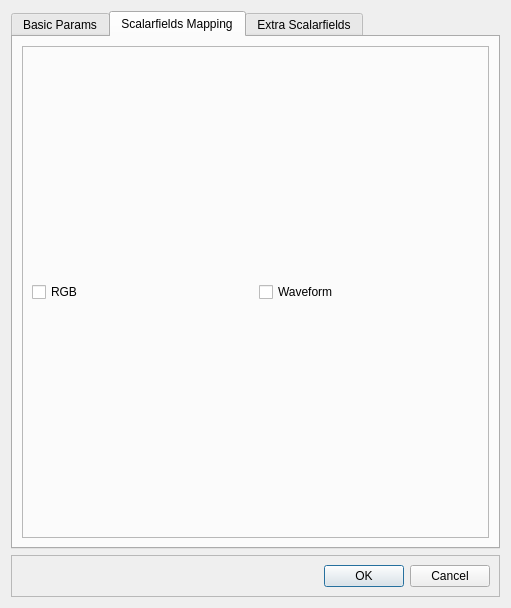
<?xml version="1.0" encoding="UTF-8"?>
<ui version="4.0">
    <class>LASSaveDialog</class>
    <widget class="QDialog" name="LASSaveDialog">
        <property name="geometry">
            <rect>
                <x>0</x>
                <y>0</y>
                <width>511</width>
                <height>608</height>
            </rect>
        </property>
        <property name="windowTitle">
            <string>LAS Save Options</string>
        </property>
        <layout class="QVBoxLayout" name="verticalLayout_4">
            <item>
                <widget class="QTabWidget" name="tabWidget">
                    <property name="currentIndex">
                        <number>1</number>
                    </property>
                    <widget class="QWidget" name="basicParamTab">
                        <attribute name="title">
                            <string>Basic Params</string>
                        </attribute>
                        <layout class="QVBoxLayout" name="verticalLayout_3">
                            <item>
                                <widget class="QFrame" name="optionFrame">
                                    <property name="frameShape">
                                        <enum>QFrame::StyledPanel</enum>
                                    </property>
                                    <property name="frameShadow">
                                        <enum>QFrame::Raised</enum>
                                    </property>
                                    <layout class="QVBoxLayout" name="verticalLayout">
                                        <item>
                                            <layout class="QHBoxLayout" name="horizontalLayout_4">
                                                <item>
                                                    <widget class="QLabel" name="label">
                                                        <property name="text">
                                                            <string>Version</string>
                                                        </property>
                                                    </widget>
                                                </item>
                                                <item>
                                                    <widget class="QComboBox" name="versionComboBox"/>
                                                </item>
                                            </layout>
                                        </item>
                                        <item>
                                            <layout class="QHBoxLayout" name="horizontalLayout_3">
                                                <item>
                                                    <widget class="QLabel" name="label_2">
                                                        <property name="text">
                                                            <string>Point Fornat</string>
                                                        </property>
                                                    </widget>
                                                </item>
                                                <item>
                                                    <widget class="QComboBox" name="pointFormatComboBox"/>
                                                </item>
                                            </layout>
                                        </item>
                                    </layout>
                                </widget>
                            </item>
                            <item>
                                <widget class="QFrame" name="frame">
                                    <property name="frameShape">
                                        <enum>QFrame::StyledPanel</enum>
                                    </property>
                                    <property name="frameShadow">
                                        <enum>QFrame::Raised</enum>
                                    </property>
                                    <layout class="QVBoxLayout" name="verticalLayout_5">
                                        <item>
                                            <widget class="QLabel" name="label_4">
                                                <property name="text">
                                                    <string>Choose the output LAS/LAZ scale/resolution:
                                                    </string>
                                                </property>
                                            </widget>
                                        </item>
                                        <item>
                                            <layout class="QHBoxLayout" name="horizontalLayout_12">
                                                <item>
                                                    <widget class="QRadioButton" name="bestRadioButton_2">
                                                        <property name="text">
                                                            <string>Optimal resolution</string>
                                                        </property>
                                                    </widget>
                                                </item>
                                                <item>
                                                    <widget class="QLabel" name="bestAccuracyLabel_2">
                                                        <property name="text">
                                                            <string notr="true">(0,0,0)</string>
                                                        </property>
                                                    </widget>
                                                </item>
                                                <item>
                                                    <spacer name="horizontalSpacer_10">
                                                        <property name="orientation">
                                                            <enum>Qt::Horizontal</enum>
                                                        </property>
                                                        <property name="sizeHint" stdset="0">
                                                            <size>
                                                                <width>40</width>
                                                                <height>20</height>
                                                            </size>
                                                        </property>
                                                    </spacer>
                                                </item>
                                            </layout>
                                        </item>
                                        <item>
                                            <widget class="QLabel" name="labelOptimal">
                                                <property name="font">
                                                    <font>
                                                        <italic>true</italic>
                                                    </font>
                                                </property>
                                                <property name="toolTip">
                                                    <string>Ensures optimal accuracy (up to 10^-7
                                                        absolute)
                                                    </string>
                                                </property>
                                                <property name="text">
                                                    <string>may decrease LAZ compression efficiency</string>
                                                </property>
                                            </widget>
                                        </item>
                                        <item>
                                            <layout class="QHBoxLayout" name="horizontalLayout_10">
                                                <item>
                                                    <widget class="QRadioButton" name="origRadioButton_2">
                                                        <property name="text">
                                                            <string>Original resolution</string>
                                                        </property>
                                                        <property name="checkable">
                                                            <bool>true</bool>
                                                        </property>
                                                        <property name="checked">
                                                            <bool>true</bool>
                                                        </property>
                                                    </widget>
                                                </item>
                                                <item>
                                                    <widget class="QLabel" name="origAccuracyLabel_2">
                                                        <property name="text">
                                                            <string>(0,0,0)</string>
                                                        </property>
                                                    </widget>
                                                </item>
                                                <item>
                                                    <spacer name="horizontalSpacer_8">
                                                        <property name="orientation">
                                                            <enum>Qt::Horizontal</enum>
                                                        </property>
                                                        <property name="sizeHint" stdset="0">
                                                            <size>
                                                                <width>40</width>
                                                                <height>20</height>
                                                            </size>
                                                        </property>
                                                    </spacer>
                                                </item>
                                            </layout>
                                        </item>
                                        <item>
                                            <widget class="QLabel" name="labelOriginal">
                                                <property name="font">
                                                    <font>
                                                        <italic>true</italic>
                                                    </font>
                                                </property>
                                                <property name="text">
                                                    <string>might not preserve data accuracy
                                                        (especially if you have transformed the original
                                                        data)
                                                    </string>
                                                </property>
                                            </widget>
                                        </item>
                                        <item>
                                            <layout class="QHBoxLayout" name="horizontalLayout_11">
                                                <item>
                                                    <widget class="QRadioButton" name="customRadioButton_2">
                                                        <property name="text">
                                                            <string>Custom resolution</string>
                                                        </property>
                                                    </widget>
                                                </item>
                                                <item>
                                                    <widget class="QDoubleSpinBox" name="customScaleDoubleSpinBox_2">
                                                        <property name="enabled">
                                                            <bool>false</bool>
                                                        </property>
                                                        <property name="decimals">
                                                            <number>8</number>
                                                        </property>
                                                        <property name="minimum">
                                                            <double>0.000000000000000</double>
                                                        </property>
                                                        <property name="maximum">
                                                            <double>1.000000000000000</double>
                                                        </property>
                                                        <property name="singleStep">
                                                            <double>0.001000000000000</double>
                                                        </property>
                                                        <property name="value">
                                                            <double>0.001000000000000</double>
                                                        </property>
                                                    </widget>
                                                </item>
                                                <item>
                                                    <spacer name="horizontalSpacer_9">
                                                        <property name="orientation">
                                                            <enum>Qt::Horizontal</enum>
                                                        </property>
                                                        <property name="sizeHint" stdset="0">
                                                            <size>
                                                                <width>40</width>
                                                                <height>20</height>
                                                            </size>
                                                        </property>
                                                    </spacer>
                                                </item>
                                            </layout>
                                        </item>
                                        <item>
                                            <layout class="QHBoxLayout" name="horizontalLayout_13"/>
                                        </item>
                                        <item>
                                            <widget class="QLabel" name="labelCustom">
                                                <property name="font">
                                                    <font>
                                                        <italic>true</italic>
                                                    </font>
                                                </property>
                                                <property name="text">
                                                    <string>bigger scale = best LAZ compression = lower
                                                        resolution(*)
                                                    </string>
                                                </property>
                                            </widget>
                                        </item>
                                        <item>
                                            <widget class="QLabel" name="label_5">
                                                <property name="font">
                                                    <font>
                                                        <italic>true</italic>
                                                    </font>
                                                </property>
                                                <property name="styleSheet">
                                                    <string notr="true">color: red;</string>
                                                </property>
                                                <property name="text">
                                                    <string>(*) potential accuracy loss if chosen too low
                                                    </string>
                                                </property>
                                            </widget>
                                        </item>
                                        <item>
                                            <spacer name="verticalSpacer">
                                                <property name="orientation">
                                                    <enum>Qt::Vertical</enum>
                                                </property>
                                                <property name="sizeHint" stdset="0">
                                                    <size>
                                                        <width>20</width>
                                                        <height>40</height>
                                                    </size>
                                                </property>
                                            </spacer>
                                        </item>
                                    </layout>
                                </widget>
                            </item>
                        </layout>
                    </widget>
                    <widget class="QWidget" name="scalarFieldsMappingTab">
                        <attribute name="title">
                            <string>Scalarfields Mapping</string>
                        </attribute>
                        <attribute name="whatsThis">
                            <string>Select for each LAS dimension, the PointColoud Scalarfield to use</string>
                        </attribute>
                        <layout class="QVBoxLayout" name="verticalLayout_6">
                            <item>
                                <layout class="QFormLayout" name="scalarFieldFormLayout"/>
                            </item>
                            <item>
                                <widget class="QFrame" name="specialScalarFieldFrame">
                                    <property name="frameShape">
                                        <enum>QFrame::StyledPanel</enum>
                                    </property>
                                    <property name="frameShadow">
                                        <enum>QFrame::Raised</enum>
                                    </property>
                                    <layout class="QHBoxLayout" name="horizontalLayout_5">
                                        <item>
                                            <widget class="QCheckBox" name="rgbCheckBox">
                                                <property name="text">
                                                    <string>RGB</string>
                                                </property>
                                            </widget>
                                        </item>
                                        <item>
                                            <widget class="QCheckBox" name="waveformCheckBox">
                                                <property name="text">
                                                    <string>Waveform</string>
                                                </property>
                                            </widget>
                                        </item>
                                    </layout>
                                </widget>
                            </item>
                        </layout>
                    </widget>
                    <widget class="QWidget" name="extraScalarFieldsTab">
                        <attribute name="title">
                            <string>Extra Scalarfields</string>
                        </attribute>
                        <layout class="QVBoxLayout" name="verticalLayout_7">
                            <item>
                                <widget class="QListView" name="extraScalarFieldView"/>
                            </item>
                        </layout>
                    </widget>
                </widget>
            </item>
            <item>
                <widget class="QFrame" name="buttonFrame">
                    <property name="frameShape">
                        <enum>QFrame::StyledPanel</enum>
                    </property>
                    <property name="frameShadow">
                        <enum>QFrame::Raised</enum>
                    </property>
                    <layout class="QHBoxLayout" name="horizontalLayout_2">
                        <item>
                            <layout class="QHBoxLayout" name="horizontalLayout">
                                <item>
                                    <spacer name="horizontalSpacer">
                                        <property name="orientation">
                                            <enum>Qt::Horizontal</enum>
                                        </property>
                                        <property name="sizeHint" stdset="0">
                                            <size>
                                                <width>40</width>
                                                <height>20</height>
                                            </size>
                                        </property>
                                    </spacer>
                                </item>
                                <item>
                                    <widget class="QDialogButtonBox" name="buttonBox">
                                        <property name="orientation">
                                            <enum>Qt::Horizontal</enum>
                                        </property>
                                        <property name="standardButtons">
                                            <set>QDialogButtonBox::Cancel|QDialogButtonBox::Ok</set>
                                        </property>
                                    </widget>
                                </item>
                            </layout>
                        </item>
                    </layout>
                </widget>
            </item>
        </layout>
    </widget>
    <resources/>
    <connections>
        <connection>
            <sender>buttonBox</sender>
            <signal>accepted()</signal>
            <receiver>LASSaveDialog</receiver>
            <slot>accept()</slot>
            <hints>
                <hint type="sourcelabel">
                    <x>248</x>
                    <y>254</y>
                </hint>
                <hint type="destinationlabel">
                    <x>157</x>
                    <y>274</y>
                </hint>
            </hints>
        </connection>
        <connection>
            <sender>buttonBox</sender>
            <signal>rejected()</signal>
            <receiver>LASSaveDialog</receiver>
            <slot>reject()</slot>
            <hints>
                <hint type="sourcelabel">
                    <x>316</x>
                    <y>260</y>
                </hint>
                <hint type="destinationlabel">
                    <x>286</x>
                    <y>274</y>
                </hint>
            </hints>
        </connection>
    </connections>
</ui>
